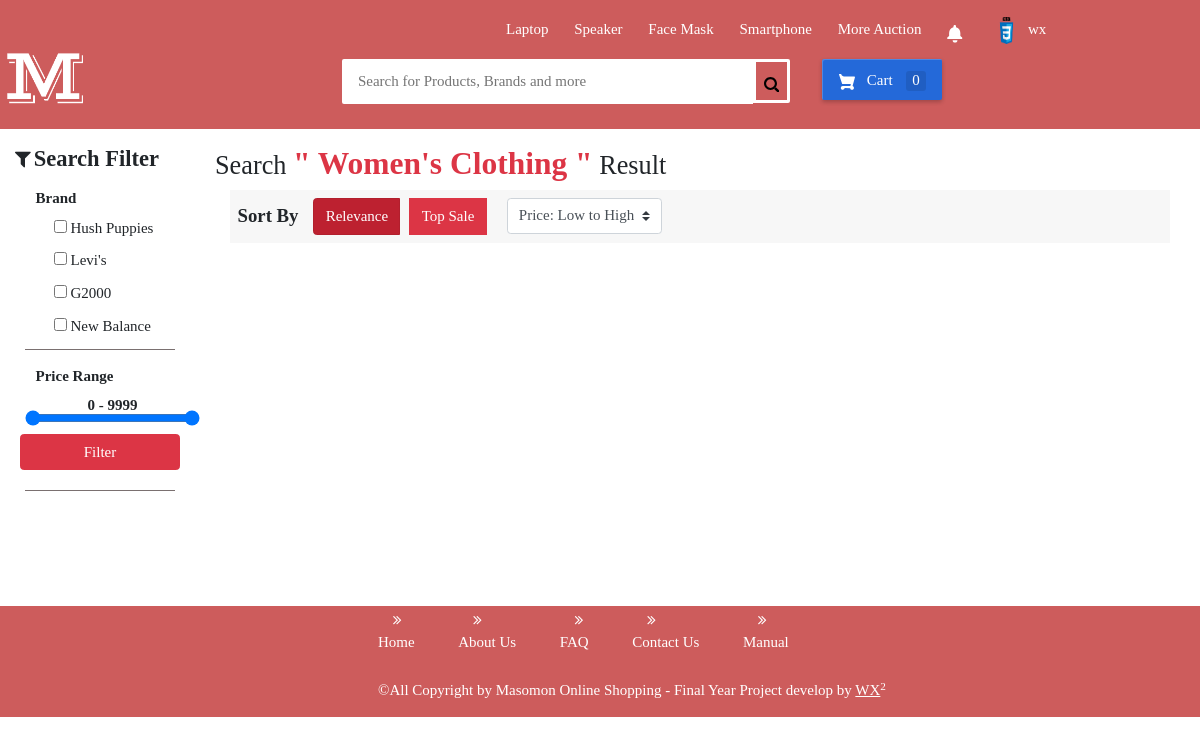
Screenshot of /user/searchProduct.php?categoryid=4 (signed in) with the database file from the repository.
### tables this page shows
CREATE TABLE `user` (
  `userId` varchar(255) NOT NULL,
  `userName` varchar(255) NOT NULL,
  `firstName` varchar(255) NOT NULL,
  `lastName` varchar(255) NOT NULL,
  `email` varchar(255) NOT NULL,
  `phoneNo` int(11) NOT NULL,
  `gender` varchar(6) NOT NULL,
  `birthday` date NOT NULL,
  `image` varchar(255) NOT NULL,
  `password` varchar(255) NOT NULL,
  `create_date` timestamp NULL DEFAULT NULL,
  `lastLogin` timestamp NOT NULL DEFAULT current_timestamp()
);

CREATE TABLE `category` (
  `categoryId` varchar(255) NOT NULL,
  `categoryType` varchar(255) NOT NULL
);

### user/searchProduct.php (the view, shortened to what this page needs)
<?php
include("../config.php");
if(isset($_GET['categoryid'])){
    $categoryId = $_GET['categoryid'];
    $categorySql = "select categoryType from category where categoryId = '$categoryId'";
    $resultCategorySql = $conn->query($categorySql);
    if($resultCategorySql->num_rows > 0){
        while($row = $resultCategorySql->fetch_assoc()){
            $bothName = $row['categoryType'];
        }
    }
}else{
    $categoryId = "search";
}
?>
<!DOCTYPE html>
<html lang="en">
<head>
    <link rel="stylesheet" href="../css/reset.css">
    <link rel="stylesheet" href="../css/homestyle.css">
    <link rel="stylesheet" href="../css/userproduct.css">
    <link href="//maxcdn.bootstrapcdn.com/bootstrap/4.0.0/css/bootstrap.min.css" rel="stylesheet" id="bootstrap-css">
    <link href="//maxcdn.bootstrapcdn.com/bootstrap/4.1.1/css/bootstrap.min.css" rel="stylesheet" id="bootstrap-css">
    <link rel="stylesheet" href="https://stackpath.bootstrapcdn.com/font-awesome/4.7.0/css/font-awesome.min.css" />
</head>
<body>
    <?php require '../user/header.php' ?>
    <div class="product-page-container col-md-12 pt-10">
        <div class="row">
            <div class="col-md-2" id="searchBar">
                    <h4 class="font-weight-bold"><i class="fa fa-filter" style="font-size:20px;padding:0px 3px 0px 0px;"></i>Search Filter</h4>
                    <div class="left-box">
                        <h4><strong>Brand</strong></h4>
                        <ul class="list-group brand-ul">
                            <?php
                                if(isset($_GET['categoryid'])){
                                    $categoryBrand = "SELECT DISTINCT brand FROM product LEFT JOIN category ON category.categoryId = product.categoryId WHERE product.categoryId = '$categoryId'";
                                    $resultCategoryBrand = $conn->query($categoryBrand);
                                    if($resultCategoryBrand ->num_rows>0){
                                        while($row = $resultCategoryBrand ->fetch_assoc()){
                            ?>
                                <li class="list-group-item" style="border:0px;padding-top:0px">
                                    <input type="checkbox" class="common_selector brand" value="<?php echo $row['brand'];?>"> <?php echo $row['brand'];?>
                                </li>
                            <?php
                                        }
                                    }
                                }
                            ?>
                        </ul>
                    </div>
                    <div class="left-box">
                        <h4><strong>Price Range</strong></h4>
                        <div class="form-group">
                            <div class="row">
                                    <section class="range-slider">
                                    <span class="rangeValues font-weight-bold pl-5"></span>
                                    <input value="0" min="0" max="9998.5" step="0.5" type="range">
                                    <input value="9999" min="0.5" max="9999" step="0.5" type="range">
                                  </section>
                                <button type="button" name="FilterPriceRange" id="filterPriceRange" class="btn btn-danger filter-price-btn">Filter</button>
                            </div>
                        </div>
                    </div>
            </div>
            <div class="col-md-10">
                <div class="col-md-12">
                    <div class="row">
                        <h3 id="SearchText">Search <span class="text-danger font-weight-bold" style="font-size: larger;">" <?php echo $bothName;?> "</span> Result </h3>
                    </div>
                </div>
                <div class="container">
                    <div class="col-md-12 pb-2">
                        <div class="row pb-2 pt-2" style="background:rgba(0,0,0,.03">
                            <h5 class="pt-2 pr-3 pl-2 font-weight-bold sort-text">Sort By</h5>
                            <div class="btn-group">
                                <button type="button" name="relevance" id="relevance" class="btn btn-danger sort-bar active">Relevance</button>
                                <button type="button" name="topsale" id="topsale" class="btn btn-danger sort-bar">Top Sale</button>
                                <select name="filterPrice" id="filterPrice" class="custom-select custom-select-height sort-bar">
                                    <option value="ASC" >Price: Low to High</option>
                                </select>
                            </div>
                        </div>
                    </div>
                </div>
            </div>
    </div>
    </div>
    <?php require '../user/footer.php' ?>
</body>
</html>

### user/header.php (shortened to what this page needs)
<div class="header-box">
 <div id="flipkart-navbar">
         <div class="container">
             <div class="row row1">
                 <ul class="largenav pull-right">
                     <li class="upper-links"><a class="links" href="../user/searchProduct.php?query=Laptop">Laptop</a></li>
                     <li class="upper-links"><a class="links" href="../user/searchProduct.php?query=Speaker">Speaker</a></li>
                     <li class="upper-links"><a class="links" href="../user/searchProduct.php?query=Face Mask">Face Mask</a></li>
                     <li class="upper-links"><a class="links" href="../user/searchProduct.php?query=Smartphone">Smartphone</a></li>
                     <li class="upper-links"><a class="links" href="../user/auctionProduct.php">More Auction</a></li>
                     <li class="upper-links">
                         <a class="links" href="#">
                         </a>
                     </li>
                     <li class="upper-links">
                             <div class="account-info" id="showAccountBox">
                                 <?php
                                 if(isset($_SESSION['username'])){
                                     $user = $_SESSION['username'];
                                     $GetImage = "select image from user where userName ='$user'";
                                     $resultgetImage=$conn->query($GetImage);
                                     if($resultgetImage->num_rows>0){
                                         while($row = $resultgetImage->fetch_assoc()){
                                             $userImage = $row['image'];
                                 ?>
                                     <img src="../images/profileImage/<?php echo $userImage;?>" alt="" class="account-images">
                                     <span><?php echo $user ;?></span>
                                 <?php
                                             }
                                         }
                                     }else{ ?>
                                 <img src="../images/userIcon.png" alt="" class="account-images">
                                 <span>unlogin</span>
                                <?php
                                }
                                ?>
                             </div>
                     </li>
                 </ul>
             </div>
             <div class="row row2">
                 <div class="col-sm-2 header-content-box">
                     <a href="../user/home.php" style="text-decoration:none;color:black">
                     <h1 style="margin:0px;"><span class="logobox largenav">
                         <img src="../images/user.png"  title="home page" alt="masomon logo" width=100% height=100%>
                     </span></h1>
                     </a>
                 </div>
                 <form id="nav-search">
                     <div class="flipkart-navbar-search smallsearch col-sm-7 col-xs-11">
                         <div class="row mobile-mode-search-bar">
                             <input class="flipkart-navbar-input col-xs-11" type="text" placeholder="Search for Products, Brands and more" name="query" id="inputKeyword">
                             <button type="button" id="searchProductBtn" class="flipkart-navbar-button col-xs-1" name="search">
                             </button>
                         </div>
                 <div class="cart largenav col-sm-2" id="shoppingbag">
                     <a class="cart-button" href="../user/cart.php">
                          Cart
                         <?php
                         if(isset($_SESSION['username'])){
                             $created_date =  date("Y-m-d H:i:s");
                             $userId = $_SESSION['userId'];
                             $countSql = "select count(cartIntegrationId) as countTotal from cartIntegration where userId = '$userId' and cartintegration.cartId = '' AND (cartintegration.detentionPeriod = '0000-00-00 00:00:00' OR cartintegration.detentionPeriod >= '$created_date')";
                             $resultCount = $conn->query($countSql);
                             if($resultCount->num_rows > 0){
                                 while($row = $resultCount->fetch_assoc()){
                                     $CartAvailableCount = $row['countTotal'];
                                 }
                         ?>
                             <span class="item-number "><?php echo $CartAvailableCount;?></span>
                         <?php }else { ?>
                             <span class="item-number ">0</span>
                         <?php }
                         }?>
                     </a>
                 </div>
                 </form>
             </div>
         </div>
     </div>
 </div>

### css/homestyle.css (style rules this page uses)
#flipkart-navbar { background-color: #CD5C5C; color: #FFFFFF; position: fixed; width: 100%; z-index: 100; top: 0; }
.row1 { padding-top: 10px; padding-left: 465px; }
.flipkart-navbar-input { padding: 11px 16px; border-radius: 2px 0 0 2px; border: 0 none; outline: 0 none; font-size: 15px; color:black; width: 91.7%; }
.flipkart-navbar-button { background-color: #CD5C5C; border: 3px solid white; border-radius: 0 2px 2px 0; color: #565656; padding: 10px 0; height: 44px; cursor: pointer; width: 8.3%; }
.header-content-box { height: 60px; }
.header-content-box h1 { margin-top: -5px; display: none; }
.logobox { width: 210px; height: 140px; position: absolute; right: 31px; bottom: -18px; }
.cart-button { background-color: #2469d9; box-shadow: 0 2px 4px 0 rgba(0, 0, 0, .23), inset 1px 1px 0 0 hsla(0, 0%, 100%, .2); padding: 10px 0; text-align: center; height: 41px; border-radius: 2px; font-weight: 500; width: 120px; display: inline-block; color: #FFFFFF; text-decoration: none; color: inherit; border: none; outline: none; margin-left: 60%; }
.cart-svg { display: inline-block; width: 16px; height: 16px; vertical-align: middle; margin-right: 8px; }
.item-number { border-radius: 3px; background-color: rgba(0, 0, 0, .1); height: 20px; padding: 3px 6px; font-weight: 500; display: inline-block; color: #fff; line-height: 12px; margin-left: 10px; }
#nav-search { width: 80%; }
.upper-links { display: inline-block; padding: 0 11px; line-height: 23px; font-family: 'Roboto', sans-serif; letter-spacing: 0; color: inherit; border: none; outline: none; font-size: 12px; }
.links { color: #fff; text-decoration: none; }
.upper-links .account-info { display: -webkit-box; display: -ms-flexbox; -webkit-box-align: center; -ms-flex-align: center; align-items: center; height: 34px; padding: 7px 15px 0px 4px; -webkit-box-sizing: border-box; box-sizing: border-box; color: white; cursor: pointer }
.account-info .account-images { width: 27px; height: 27px; margin-right: 8px; border-radius: 50%; }
.largenav { display: none; }
.smallsearch { margin-left: 15px; margin-top: 15px; }
.flipkart-navbar-search { margin: 0% 2% 1% 16%; display: flex; }
.mobile-mode-search-bar { width: 100%; }
@media screen and (min-width: 800px) { .header-content-box { margin: 10px 15px 0px -39px; } }
@media screen and (min-width: 800px) { .largenav { display: block; } }
@media screen and (min-width: 800px) { .header-content-box h1 { display: block; } }
.btn { display: inline-block; font-weight: 400; text-align: center; white-space: nowrap; vertical-align: middle; -webkit-user-select: none; -moz-user-select: none; -ms-user-select: none; user-select: none; border: 1px solid transparent; padding: .375rem .75rem; font-size: 1rem; line-height: 1.5; border-radius: .25rem; transition: color .15s ease-in-out,background-color .15s ease-in-out,border-color .15s ease-in-out,box-shadow .15s ease-in-out; }
section { padding: 60px 0; }

### css/userproduct.css (style rules this page uses)
.product-page-container { position: relative; top: 135px; padding: 10px 0px 0px 0px; }
.left-box { margin: 10px; display: flex; -ms-flex-wrap: wrap; flex-wrap: wrap; border-bottom: 1px solid rgb(122, 112, 112); }
.left-box h4 { padding-left: 7%; }
.left-box .brand-ul { width: 100%; padding-left: 10px; }
.custom-select-height { height: 50%; }
.filter-price-btn { width: 90%; margin: 5px 10px; }
.sort-bar { margin: 0px 10px 0px 10px; }

### user/searchProduct.php (style rules this page uses)
section { padding: 0!important; }
section.range-slider { position: relative; width: 160px; height: 35px; text-align: center; }
section.range-slider input { pointer-events: none; position: absolute; overflow: hidden; left: 15px; top: 15px; width: 175px; outline: none; height: 18px; margin: 0; padding: 0; }
input[type="range"] { background:blue; }
.brand { cursor:pointer; }

### rows the page displays
user: image (picture)
category: categoryType "Women's Clothing"

### other values shown
$CartAvailableCount "0"
$row['brand'] "Hush Puppies"
$row['brand'] "Levi's"
$row['brand'] "G2000"
$row['brand'] "New Balance"
